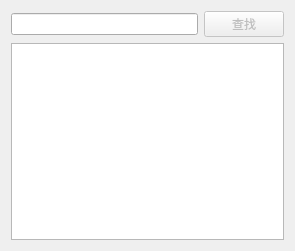
<?xml version="1.0" encoding="UTF-8"?>
<ui version="4.0">
 <class>DictDialog</class>
 <widget class="QDialog" name="DictDialog">
  <property name="enabled">
   <bool>true</bool>
  </property>
  <property name="geometry">
   <rect>
    <x>0</x>
    <y>0</y>
    <width>295</width>
    <height>251</height>
   </rect>
  </property>
  <property name="windowTitle">
   <string>Dialog</string>
  </property>
  <layout class="QVBoxLayout" name="verticalLayout">
   <item>
    <layout class="QHBoxLayout" name="horizontalLayout">
     <item>
      <widget class="QLineEdit" name="lineEdit">
       <property name="enabled">
        <bool>true</bool>
       </property>
      </widget>
     </item>
     <item>
      <widget class="QPushButton" name="pushButton">
       <property name="enabled">
        <bool>false</bool>
       </property>
       <property name="text">
        <string>查找</string>
       </property>
      </widget>
     </item>
    </layout>
   </item>
   <item>
    <widget class="QTextBrowser" name="textBrowser"/>
   </item>
  </layout>
 </widget>
 <resources/>
 <connections/>
</ui>
